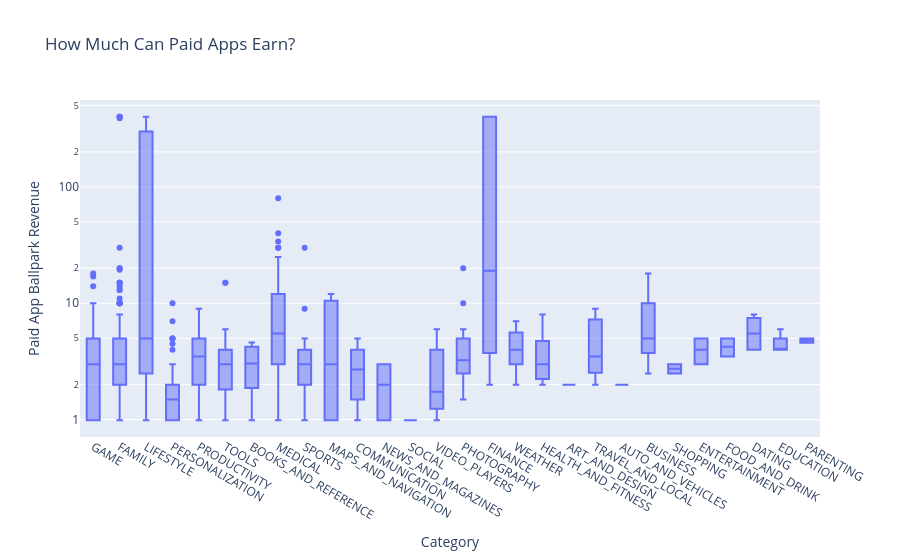

Source (notebook cell):
### Markdown cell above
# Plotly Box Plots: Revenue by App Category

**Challenge**: See if you can generate the chart below: 

<img src=https://imgur.com/v4CiNqX.png>

Looking at the hover text, how much does the median app earn in the Tools category? If developing an Android app costs $30,000 or thereabouts, does the average photography app recoup its development costs?

Hint: I've used 'min ascending' to sort the categories.

### Code cell
df_paid_apps = df_apps_clean[df_apps_clean['Type'] == 'Paid']
box = px.box(df_paid_apps, 
             x='Category', 
             y='Price',
             title='How Much Can Paid Apps Earn?')
 
box.update_layout(xaxis_title='Category',
                  yaxis_title='Paid App Ballpark Revenue',
                  xaxis={'categoryorder':'min ascending'},
                  yaxis=dict(type='log'))
 
 
box.show()

### Figure 1 — Plotly figure (JSON) as saved in the notebook; plotly's stock layout.template omitted (floating-point values rounded to 4 significant figures; data arrays with more than 128 entries replaced by an {"elided": "..."} marker saying what was removed)
{"data": [{"alignmentgroup": "True", "hovertemplate": "Category=%{x}<br>Price=%{y}<extra></extra>", "legendgroup": "", "marker": {"color": "#636efa"}, "name": "", "notched": false, "offsetgroup": "", "orientation": "v", "showlegend": false, "type": "box", "x": {"elided": "613 str values"}, "x0": " ", "xaxis": "x", "y": {"elided": "613 float values"}, "y0": " ", "yaxis": "y"}], "layout": {"boxmode": "group", "legend": {"tracegroupgap": 0}, "title": {"text": "How Much Can Paid Apps Earn?"}, "xaxis": {"anchor": "y", "categoryorder": "min ascending", "domain": [0, 1], "title": {"text": "Category"}}, "yaxis": {"anchor": "x", "domain": [0, 1], "title": {"text": "Paid App Ballpark Revenue"}, "type": "log"}}}
